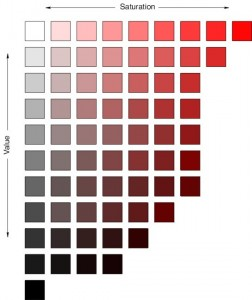
#> input picture hsv_sat_and_value.jpg, 252 x 300 px, given in place of black_ball.jpg, which was not available
$ python cartoonify.py
#> lines starting #> are read from the running program, lines starting #| are printed output that depends on the picture; after the words box and inside, x2 and y2 are one past the last pixel; in counts of white or black regions, pixels touching at a corner belong together; pictures that were not available may be replaced by others from this repository, and a replacement may not be noted
### import_images.py
import os
import cv2
images =[]

def addimage(imagename):
    images.append(imagename)

for i in os.listdir('imageSources'):
    images.append(i)

s=dict()


for i in images:
    a = (i.split('.'))[0]
    s[a] = str('imageSources\\'+i)

def show():
    print('the images in directory are', [i for i, j in s.items()])
    return True

# [5 lines left out: function extract, not called in this run]

def allImages():
    return [ str('imageSources\\'+i) for i in images]

# [4 lines left out: function dict_images, not called in this run]

#print(dict_images())

### gui_features.py
import cv2
import mul_images
import numpy as np
import import_images as ii


# [19 lines left out: function shapes, not called in this run]

'''
cv2.namedWindow('blackwindow',cv2.WINDOW_NORMAL)# there are totally 6 flages normal,auto_size,gui_normal,gui_expanded,fullscreen,keepratio,freeratio,opengl
    cv2.resizeWindow('blackwindow',512,512)#to resize the window
'''

def empty(x):
    pass

# [21 lines left out: function trackbar, not called in this run]

img  = cv2.imread('imageSources/black_ball.jpg')
#> img is the input picture: shape (300, 252, 3); mean B, G, R 190.3, 190.5, 212
image  = cv2.resize(img,(512,512))
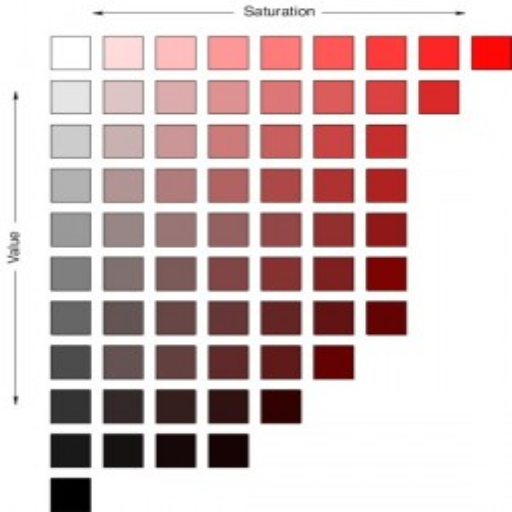
#> image: shape (512, 512, 3); mean B, G, R 190.2, 190.4, 211.9

# [70 lines left out: functions click_mouse, paint_brush, finding_bgr_single_image, finding_bgr, not called in this run]

### stacked_images.py
import cv2
import numpy as np
import gui_features


# [72 lines left out: functions stacking, stacked_matrix, stacked_matrix_image_map, not called in this run]


#cv2.namedWindow(winName,cv2.WINDOW_AUTOSIZE)


def stacking_images(matrix_images , scale , new_dim , isColor):
    same_size_images = []
    same_scaled_images = []
    stack_len = max([len(i) for i in matrix_images])

    for i in matrix_images:
        if len(i) == stack_len:
            hash = []
            for j in i:
                if j.ndim == 2:
                    j = cv2.cvtColor(j , cv2.COLOR_GRAY2BGR)
                print(j.ndim, j.shape)
                hash.append(cv2.resize(j, new_dim))
            same_size_images.append(hash)
        else:
            n = stack_len - len(i)
            hash = []
            for j in i:
                print(j)
                if j.ndim == 2 and isColor:
                    j = cv2.cvtColor(j , cv2.COLOR_GRAY2BGR)
                hash.append(cv2.resize(j, new_dim))
            for k in range(n):
                print('k',k)
                if isColor:
                    print('iscolor')
                    hash.append(cv2.resize(np.zeros((512,512,3),np.uint8),(new_dim)))
                else:
                    hash.append(cv2.resize(np.zeros((512,512),np.uint8),(new_dim)))

            print('iscolor',len(hash))
            same_size_images.append(hash)

    for j in same_size_images:
        same_scaled_images.append([cv2.resize(k, None,(0,0), scale, scale) for k in j])  # 2
    for k in same_scaled_images:
        for j in k:
            print(j.shape)
    stacked_matrix = cv2.vconcat([cv2.hconcat(list_h) for list_h in same_scaled_images])
    return stacked_matrix

# [7 lines of commented-out code are left out]
'''
img = imgArray[0]

image = cv2.imread(img)
image  = cv2.resize(image,(256,256))
gray_image = cv2.cvtColor(image,cv2.COLOR_BGR2GRAY)
gray  = cv2.cvtColor(gray_image,cv2.COLOR_GRAY2BGR)
im = cv2.hconcat([image,gray])
cv2.imshow('stack',im)
cv2.waitKey(0)

'''

### cartoonify.py
import cv2
import numpy as np
import sys
import stacked_images

original_image = cv2.imread('imageSources/pk.jpg')
cvt_original_image = cv2.cvtColor(original_image , cv2.COLOR_BGR2RGB)
gray_scaled_image =  cv2.cvtColor(cvt_original_image, cv2.COLOR_BGR2GRAY)
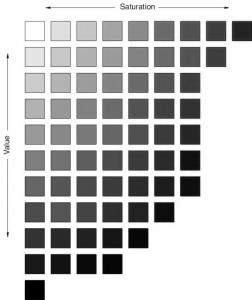
#> gray_scaled_image: shape (300, 252); min 0, max 255, mean 192.9
smoothed_image = cv2.medianBlur(gray_scaled_image , 13)
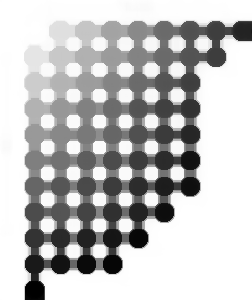
#> smoothed_image: shape (300, 252); min 0, max 255, mean 191.5

edged_image  = cv2.adaptiveThreshold(smoothed_image,175,cv2.ADAPTIVE_THRESH_GAUSSIAN_C,cv2.THRESH_BINARY,19,3)
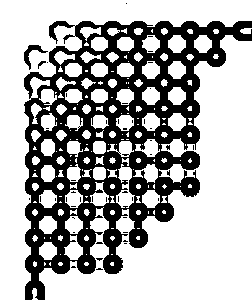
#> edged_image: shape (300, 252); values 0 (black) and 175 (white), 67.9% white; 47 black regions (44 under 20 px), largest, box (x1, y1, x2, y2) and area: (24, 21, 252, 300) 23849, (24, 45, 48, 70) 169, (38, 61, 46, 69) 25
#edged_image = cv2.threshold(smoothed_image ,127,255, cv2.THRESH_TRUNC)
k = np.ones((5,5),np.uint8)
#edged_image = cv2.dilate(edged_image , k , 4)
color_image_1 = cv2.bilateralFilter(cvt_original_image,5,5,5,cv2.BORDER_DEFAULT)
color_image = cv2.bilateralFilter(original_image,5,5,5,cv2.BORDER_DEFAULT)
cartoon_image = cv2.bitwise_and(color_image , color_image , mask = edged_image)
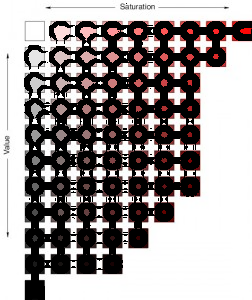
#> cartoon_image: shape (300, 252, 3); mean B, G, R 154.4, 154.5, 159.8
cartoon_image_1 = cv2.bitwise_and(color_image_1 , color_image_1 , mask = edged_image)
if cvt_original_image is None:
    sys.exit()
#s = stacked_images.stacking_images([[original_image,gray_scaled_image,smoothed_image,edged_image],[color_image,cartoon_image,color_image_1,cartoon_image_1]],0.4,(900,700),True)
image_sized = stacked_images.stacking_images([[original_image,cartoon_image]],0.7,(1080,1080),True)
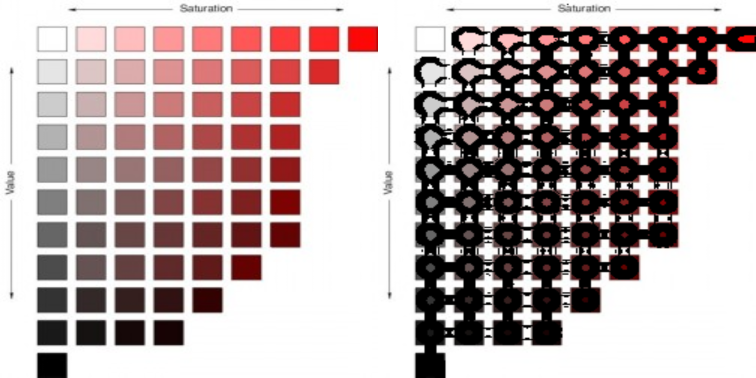
#> image_sized: shape (756, 1512, 3) (shown at 1/2 size); mean B, G, R 172.2, 172.4, 185.8
cv2.imshow('image',image_sized)
cv2.waitKey(0)
cv2.destroyAllWindows()
